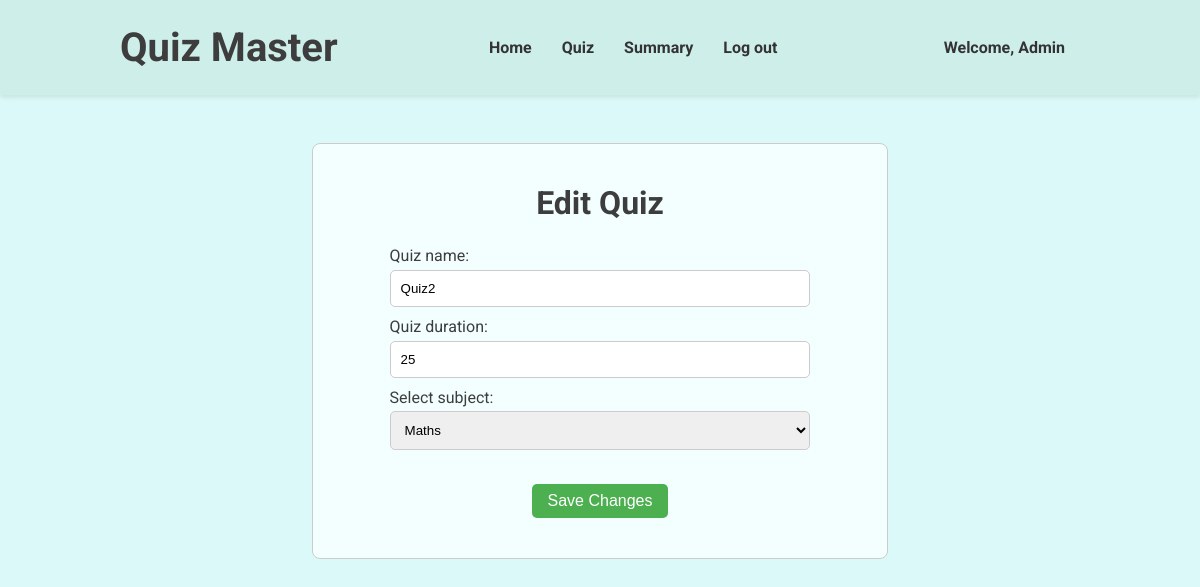
Page /edit-quiz/2 (signed in) on the earlier database version.
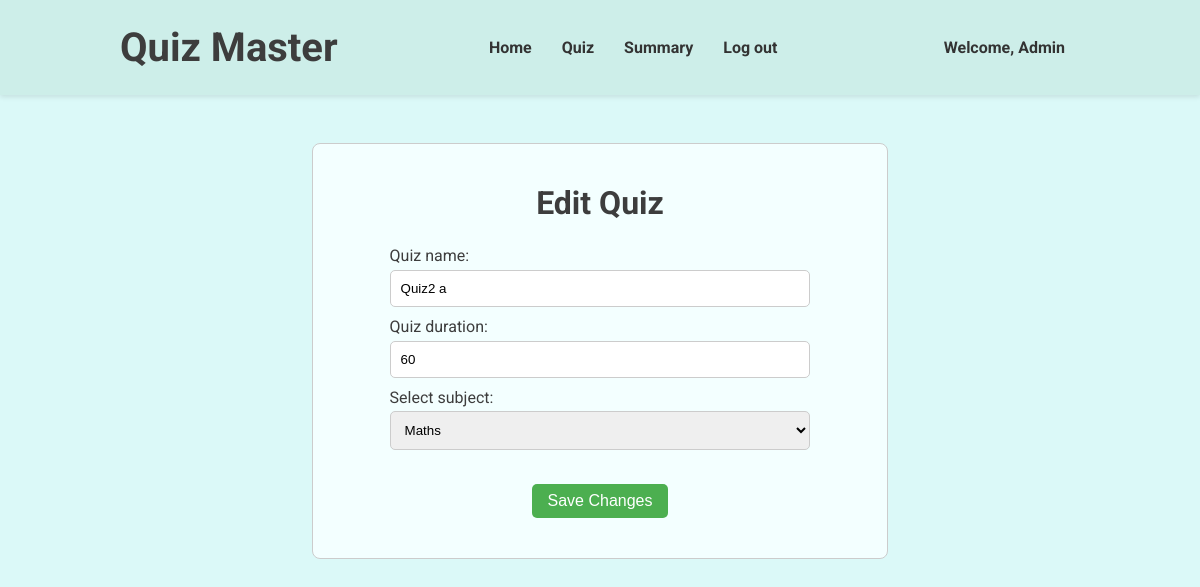
Same page on the later database version.
### models.py (models this page shows)
class Quizzes(db.Model):
    __tablename__ = 'quizzes'
    quizid = db.Column(db.Integer, primary_key=True)
    quizname = db.Column(db.String(80), unique=False, nullable=False)
    subjectid = db.Column(db.Integer, db.ForeignKey('subjects.subjectid'), nullable=False)
    duration = db.Column(db.Integer, nullable=False)
    quizdate = db.Column(db.Date, nullable=False)
    questions = db.relationship('Questions', backref='quiz', lazy=True)

### routes.py (the view, shortened to what this page needs)
@app.route('/edit-quiz/<int:quiz_id>', methods=['GET', 'POST'])
@login_required
def edit_quiz(quiz_id):
    return render_template('edit-quiz.html', user = current_user, quiz = Quizzes.query.get(quiz_id), subjects = Subjects.query.all())

### app.py (called while the page is built)
@login_manager.user_loader
def load_user(userid):
    return models.User.query.get(int(userid))

### templates/edit-quiz.html (shortened to what this page needs)
{% extends "base.html" %} {% block title %}Edit Quiz | Quiz Master{% endblock %}
{% block stylesheet %}
<link rel="stylesheet" href="{{ url_for('static', filename='navbar.css') }}" />
{% endblock %} {% block navbar %}
<header>
  <div class="header-container">
    <h1>Quiz Master</h1>
    <nav>
      <ul>
        <li>
          <a href="/admin-dashboard">Home</a>
        </li>
        <li>
          <a href="/admin-quiz">Quiz</a>
        </li>
        <li>
          <a href="/admin-summary">Summary</a>
        </li>
        <li>
          <a href="/logout">Log out</a>
        </li>
      </ul>
    </nav>
    <a href="/profile">Welcome, {{ user.fullname}}</a>
  </div>
</header>
{% endblock %} {% block content %}
<div class="form-container">
  <form method="post" name="edit-quiz-form">
    <h2>Edit Quiz</h2>
    <div class="form-inputs">
      <label for="quiz-name">Quiz name:</label>
      <input
        type="text"
        name="quiz-name"
        id="quiz-name"
        placeholder="Quiz name"
        value="{{ quiz.quizname }}"
        required
      />
      <label for="quiz-duration">Quiz duration:</label>
      <input
        type="number"
        name="quiz-duration"
        id="quiz-duration"
        placeholder="Quiz duration"
        value="{{ quiz.duration }}"
        required
      />
      <label for="select-subject">Select subject:</label>
      <select id="select-subject" name="select-subject">
        {% for subject in subjects %}
        <option value="{{ subject.subjectname }}">
          {{ subject.subjectname }}
        </option>
        {% endfor %}
      </select>
    </div>
    <div class="btn-sec">
      <button class="save-btn" type="submit">Save Changes</button>
    </div>
  </form>
</div>
{% endblock %} {% block script %} {% endblock %}

Differences in the rows shown:
changed Quizzes: quiz-name "Quiz2" → "Quiz2 a"; quiz-duration "25" → "60"
